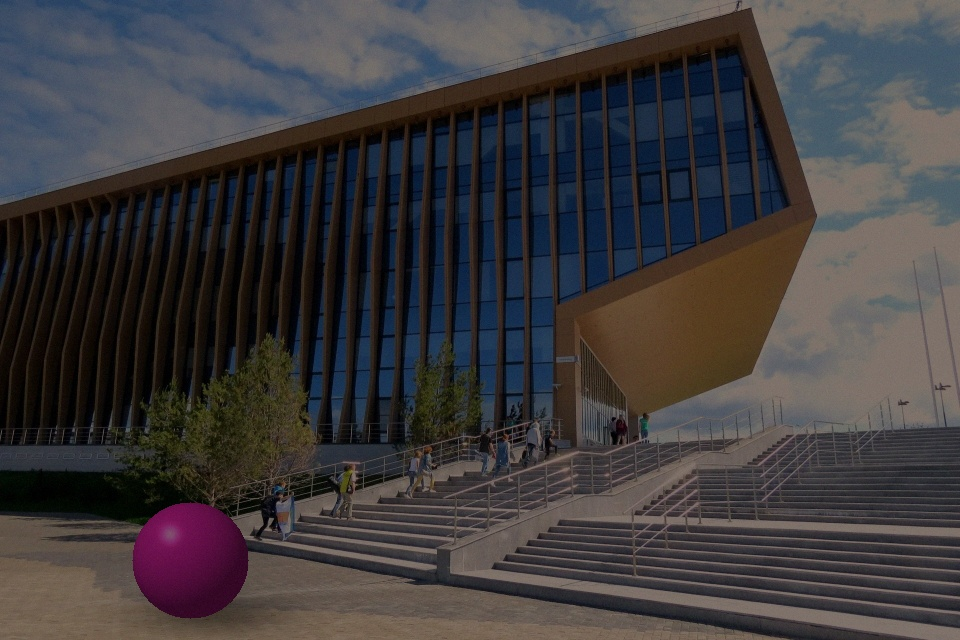
#> input picture hw1/data/course/ball-lamp.jpg, 960 x 640 px
$ python measure.py
#> lines starting #> are read from the running program, lines starting #| are printed output that depends on the picture; after the words box and inside, x2 and y2 are one past the last pixel; in counts of white or black regions, pixels touching at a corner belong together; long printed decimals are rounded
### hw1/photolab.py
# -*- coding: utf-8 -*-
"""ДЗ 1 «Фотолаборатория» — шаблон.

Запуск:  python photolab.py <команда> [аргументы]      (список команд — README.md)

Одиннадцать функций с пометкой TODO — ваша работа; всё остальное (разбор
аргументов, чтение и запись, гистограммы, отчётные числа) дано готовым и
менять его не нужно. Самопроверка: ``pytest tests -q``. Имена и сигнатуры
функций не меняйте — по ним работают тесты и проверка.
"""
import argparse
import io
import json
import os
import sys

import cv2
import numpy as np

__version__ = "1.0"

# --------------------------------------------------------------- ввод-вывод ---


def imread(path):
    """Читает BGR uint8 и падает с внятной ошибкой (cv2.imread молча даёт None; кириллица в пути)."""
#> called with path = 'data/course/ball-lamp.jpg'
    if not os.path.exists(path):
        raise FileNotFoundError("файл не найден: %s" % path)
    img = cv2.imdecode(np.fromfile(path, np.uint8), cv2.IMREAD_COLOR)
#> img is the input picture: shape (640, 960, 3); mean B, G, R 61.3, 59.6, 62.8
    if img is None:
        raise ValueError("не удалось декодировать изображение: %s" % path)
    return img


# [8 lines left out: function imwrite, not called in this run]


def as_uint8(x):
    """float → uint8 только через обрезку (правило курса: uint8 переполняется молча)."""
    return np.clip(np.round(x), 0, 255).astype(np.uint8)


# ------------------------------------------------------------ 1. цветокоррекция ---


# [352 lines left out: functions gamma_correct, white_balance, equalize_lab, clahe_lab, channel_hist, tone_stats and 14 more, not called in this run]
    # ───────────────────────────────────────────────────────────


# --------------------------------------------------------------------- CLI ---


def _ints(s):
    return tuple(int(v) for v in s.split(","))


def _log(**kw):
    print(json.dumps(kw, ensure_ascii=False))


# [123 lines left out: functions cmd_gamma, cmd_wb, cmd_clahe, cmd_chromakey, cmd_rotate, cmd_resize and 4 more, not called in this run]


# [3 lines that do not run on import are left out]

### hw1/measure.py
"""Recall/precision мяча и совпадение выпрямленного плаката с эталоном."""
import json
import os
from pathlib import Path

import cv2
import numpy as np
import photolab as pl

os.chdir(Path(__file__).resolve().parent)

# Эталон мяча — круг с центром (190, 560) и радиусом 58.
ball = pl.imread("data/course/ball-lamp.jpg")
h, w = ball.shape[:2]
#> h = 640; w = 960
y, x = np.mgrid[:h, :w]
target = (x - 190) ** 2 + (y - 560) ** 2 <= 58 ** 2
mask = pl.imread("out/course_ball_mask.png")[:, :, 0] > 0
#> call 2 of imread, with path = 'out/course_ball_mask.png'
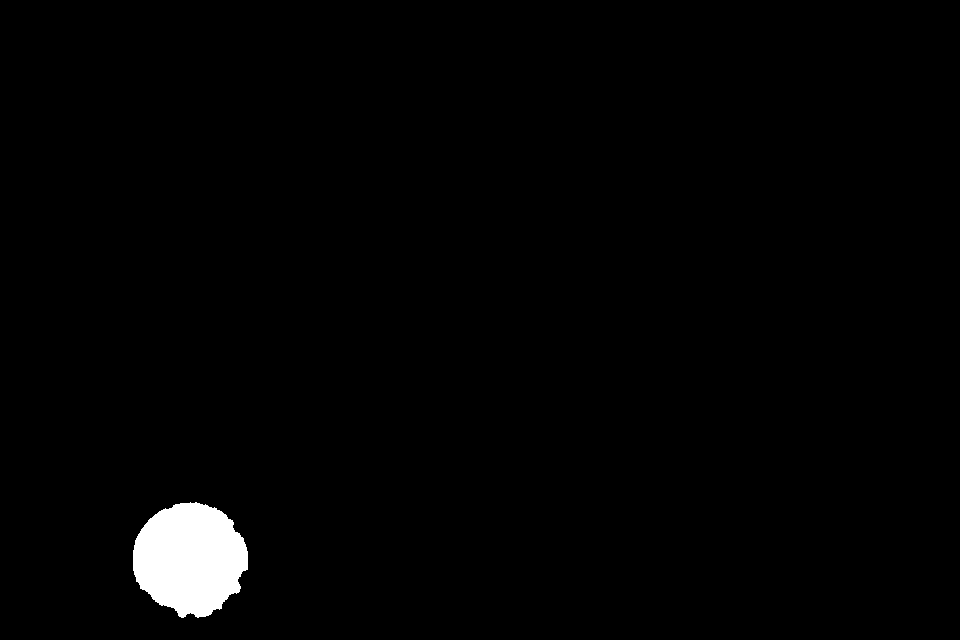
#> input picture hw1/out/course_ball_mask.png, 960 x 640 px
#> in imread, img is the input picture: shape (640, 960, 3); 1.6% white; 1 white region, box (x1, y1, x2, y2) and area: (133, 502, 248, 618) 9996
common = (mask & target).sum()
#> common = 9987
recall = 100 * common / target.sum()
#> recall = 94.6
precision = 100 * common / max(1, mask.sum())
#> precision = 99.91

# Сравниваем чернила и фон после одинакового порога 128.
front = pl.imread("out/course_poster.jpg")
#> call 3 of imread, with path = 'out/course_poster.jpg'
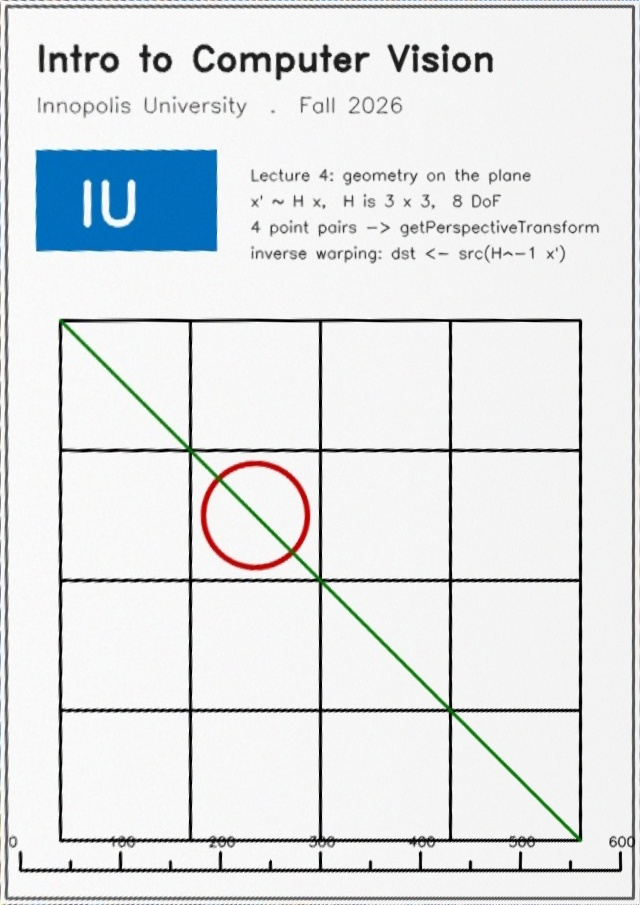
#> input picture hw1/out/course_poster.jpg, 640 x 905 px
#> in imread, img is the input picture: shape (905, 640, 3); mean B, G, R 229.4, 227.6, 224.4
reference = pl.imread("data/course/poster-gt.png")
#> call 4 of imread, with path = 'data/course/poster-gt.png'
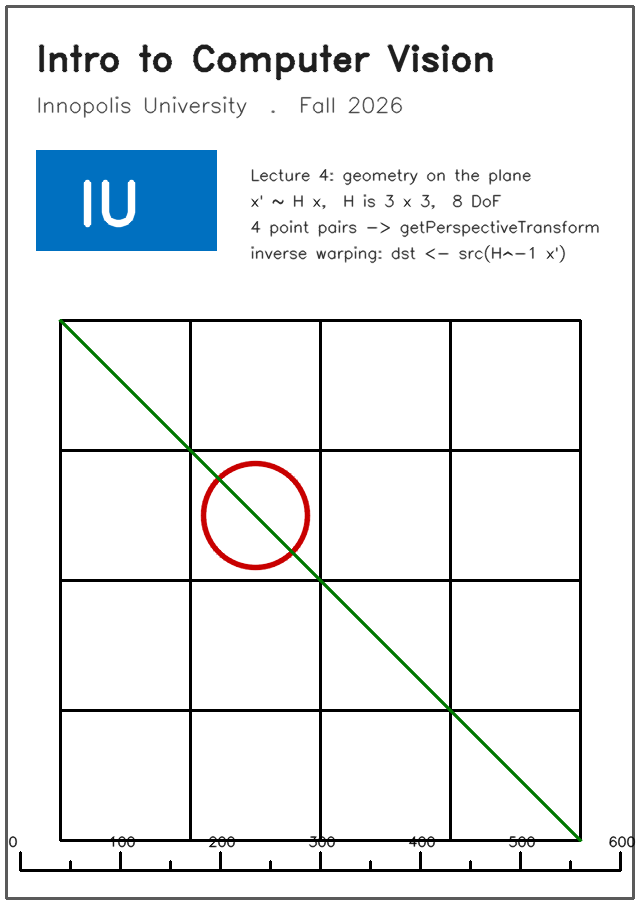
#> input picture hw1/data/course/poster-gt.png, 640 x 905 px
#> in imread, img is the input picture: shape (905, 640, 3); mean B, G, R 237.8, 235.9, 232.7
ink_front = cv2.cvtColor(front, cv2.COLOR_BGR2GRAY) < 128
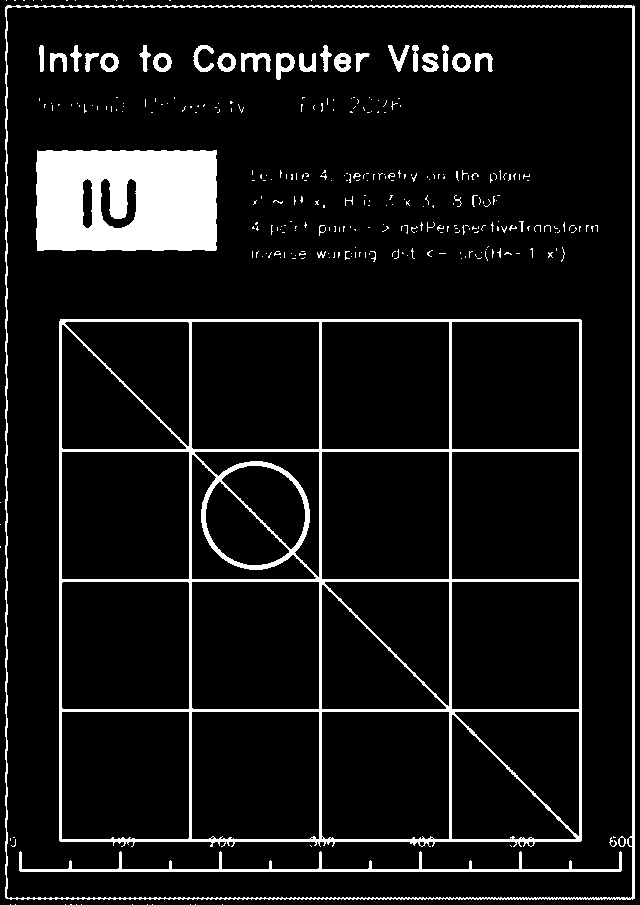
#> ink_front: shape (905, 640) bool; 8.8% white; 315 white regions (278 under 20 px), largest, box (x1, y1, x2, y2) and area: (59, 319, 582, 847) 19035, (36, 150, 217, 251) 16735, (5, 5, 635, 900) 6976
ink_reference = cv2.cvtColor(reference, cv2.COLOR_BGR2GRAY) < 128
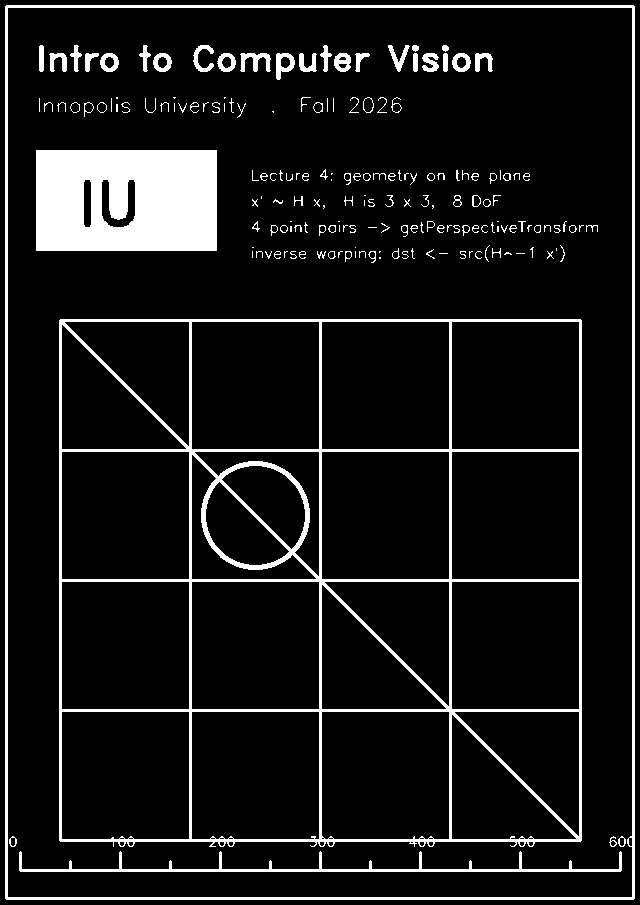
#> ink_reference: shape (905, 640) bool; 9.6% white; 180 white regions (64 under 20 px), largest, box (x1, y1, x2, y2) and area: (59, 319, 582, 847) 19938, (36, 150, 217, 251) 17226, (5, 5, 635, 900) 9132
match = 100 * (ink_front == ink_reference).mean()
#> match = 99.1

measurements = {
    "course_ball": {"recall_pct": float(recall), "precision_pct": float(precision)},
    "course_poster_match_pct": float(match)
}
Path("out/measurements.json").write_text(
    json.dumps(measurements, ensure_ascii=False, indent=2), encoding="utf-8"
)
print(json.dumps(measurements, ensure_ascii=False, indent=2))
#| {
#|   "course_ball": {
#|     "recall_pct": 94.601,
#|     "precision_pct": 99.910
#|   },
#|   "course_poster_match_pct": 99.098
#| }
